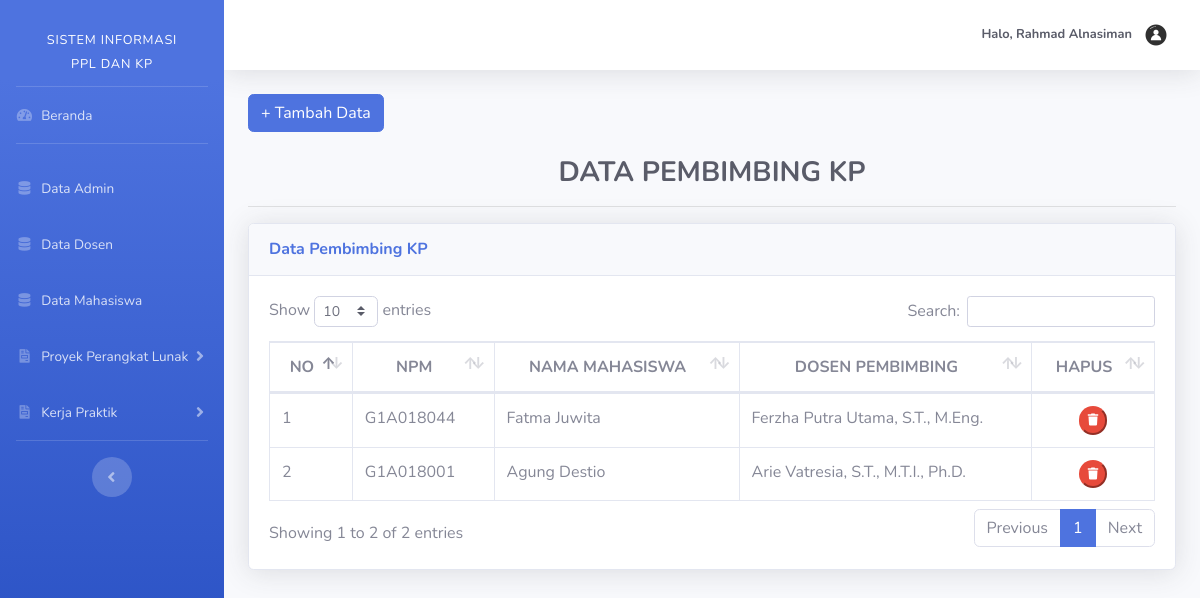
Screenshot of /admin/dataPembimbingKP.php (signed in) with the database file from the repository.
### tables this page shows
CREATE TABLE `tb_pembimbingkp` (
  `id_pembimbingkp` int(11) NOT NULL,
  `mahasiswa` int(11) NOT NULL,
  `dosen` int(11) NOT NULL
);

CREATE TABLE `tb_user` (
  `id_user` int(11) NOT NULL,
  `email` varchar(50) NOT NULL,
  `username` varchar(25) DEFAULT NULL,
  `nip` varchar(18) DEFAULT NULL,
  `npm` varchar(9) DEFAULT NULL,
  `password` varchar(100) NOT NULL,
  `nama` varchar(50) NOT NULL,
  `jk` enum('L','P') NOT NULL,
  `angkatan` varchar(4) DEFAULT NULL,
  `role_id` enum('1','2','3') NOT NULL
);

### admin/dataPembimbingKP.php (the view, shortened to what this page needs)
<?php
    include '../templates/header.php';
    include '../templates/sidebarAdmin.php';
    include 'functionsKP.php';
    $KP = mysqli_query($koneksi, "SELECT * FROM tb_pembimbingkp");
?>
<div class="container-fluid">
    <a href="tambahPembimbingKP.php" class="btn btn-primary">+ Tambah Data</a><br><br>
    <h3 class="text-dark text-center font-weight-bold">DATA PEMBIMBING KP</h3><hr>
    <div class="card shadow mb-4">
        <div class="card-header py-3">
            <h6 class="m-0 font-weight-bold text-primary">Data Pembimbing KP</h6>
        </div>
        <div class="card-body">
            <div class="table-responsive">
                <table class="table table-bordered" id="dataTable" width="100%" cellspacing="0">
                    <thead class="text-center font-weight-bold">
                        <tr>
                            <td>NO</td>
                            <td>NPM</td>
                            <td>NAMA MAHASISWA</td>
                            <td>DOSEN PEMBIMBING</td>
                            <td>HAPUS</td>
                        </tr>
                    </thead>
                    <tbody>
                    <?php
                        $no = 1;
                        while ($kp = mysqli_fetch_array($KP)) {
                            $id_mahasiswa = $kp["mahasiswa"];
                            $id_dosen = $kp["dosen"];
                            $mahasiswa = mysqli_query($koneksi, "SELECT * FROM tb_user WHERE id_user='$id_mahasiswa'");
                            $m = mysqli_fetch_array($mahasiswa);
                            $dosen = mysqli_query($koneksi, "SELECT * FROM tb_user WHERE id_user='$id_dosen'");
                            $d = mysqli_fetch_array($dosen);
                    ?>
                        <tr>
                            <td><?php echo $no++; ?></td>
                            <td><?php echo strtoupper($m["npm"]); ?></td>
                            <td><?php echo $m["nama"]; ?></td>
                            <td><?php echo $d["nama"]; ?></td>
                            <td class="text-center">
                                <a href="hapusPembimbingKP.php?id_pembimbingkp=<?php echo $kp["id_pembimbingkp"]; ?>" onclick="return confirm('yakin?');"><button class="btn-circle btn-danger btn-sm mx-1"><i class="fa fa-trash"></i></button></a>
                            </td>
                        </tr>
                    <?php } ?>
                    </tbody>
                </table>
            </div>
        </div>
    </div>
<?php include '../templates/footer.php'; ?>

### rows the page displays
tb_pembimbingkp: mahasiswa.npm "G1A018044", mahasiswa.nama "Fatma Juwita", dosen.nama "Ferzha Putra Utama, S.T., M.Eng."
tb_pembimbingkp: mahasiswa.npm "G1A018001", mahasiswa.nama "Agung Destio", dosen.nama "Arie Vatresia, S.T., M.T.I., Ph.D."
